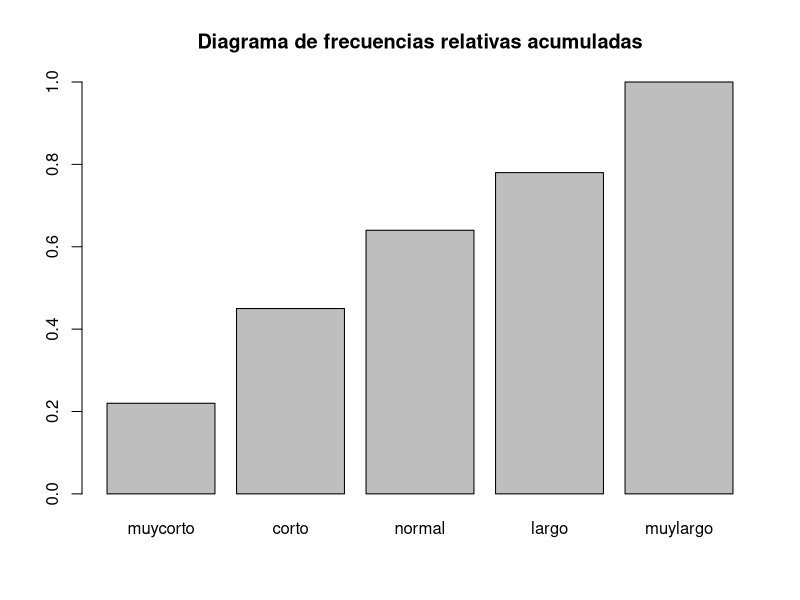
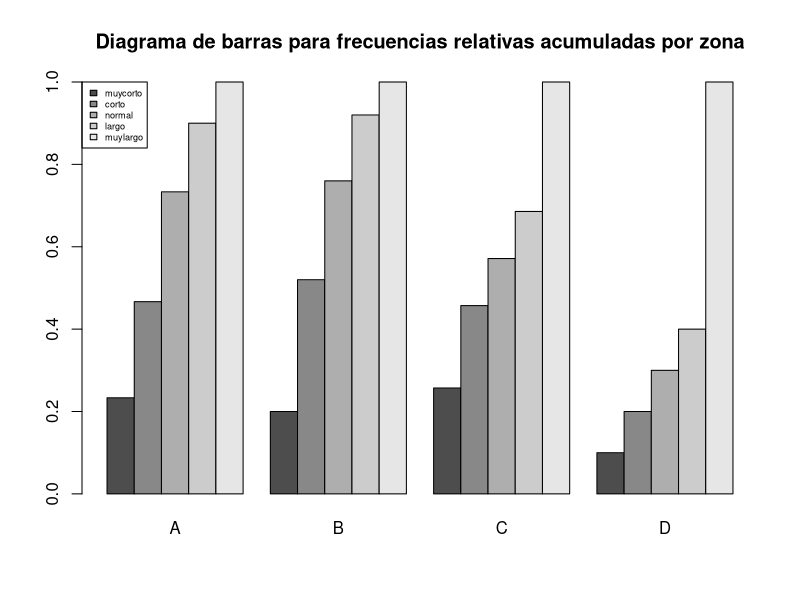

Source code (R) for these figures, in order:
## ---- chunk 1
set.seed(2018)
clientes = sample(1:5, 50, replace = TRUE)
clientes
library(gmodels)
CrossTable(clientes)
## ---- chunk 2
long = sample(1:5, 100, replace = TRUE)
long = ordered(long)
levels(long) = c('muycorto', 'corto' , 'normal' , 'largo', 'muylargo')
long
## ---- chunk 3
table(long)
prop.table(table(long))
cumsum(table(long))
cumsum(prop.table(table(long)))
barplot(cumsum(prop.table(table(long))), main = "Diagrama de frecuencias relativas acumuladas")
## ---- chunk 4
set.seed(2018)
zonas = rep(c('A', 'B', 'C', 'D'), c(30, 25, 35, 10))
j = data.frame(factor(zonas), long)
str(j)
head(j)
table(j)
apply(table(j), MARGIN = 1, FUN = cumsum)#Para calcular la suma acumulada en una bidimension, funcion apply margin = 1 para que lo haga por filas, es necesario hacer traspuesta para que quede con el formato correcto
t(apply(table(j), MARGIN = 1, FUN = cumsum))
t(apply(prop.table(table(j), margin = 1), MARGIN = 1, FUN = cumsum))

#Quiero que la grafica queden agrupadas las barras por zonas, por lo tanto A,B,C,D tiene que estar en las columnas
#Para que esto se de, uso la prop como me la da R, sin trasponer
barplot(apply(prop.table(table(j), margin = 1), MARGIN = 1, FUN = cumsum), beside = TRUE, legend.text = TRUE,
        main = "Diagrama de barras para frecuencias relativas acumuladas por zona",
        args.legend = list(x = 'topleft', cex = 0.55)) #Llevo la legenda al borde superior de Y, y le reduzco el tamano al 55%


set.seed(NULL)
